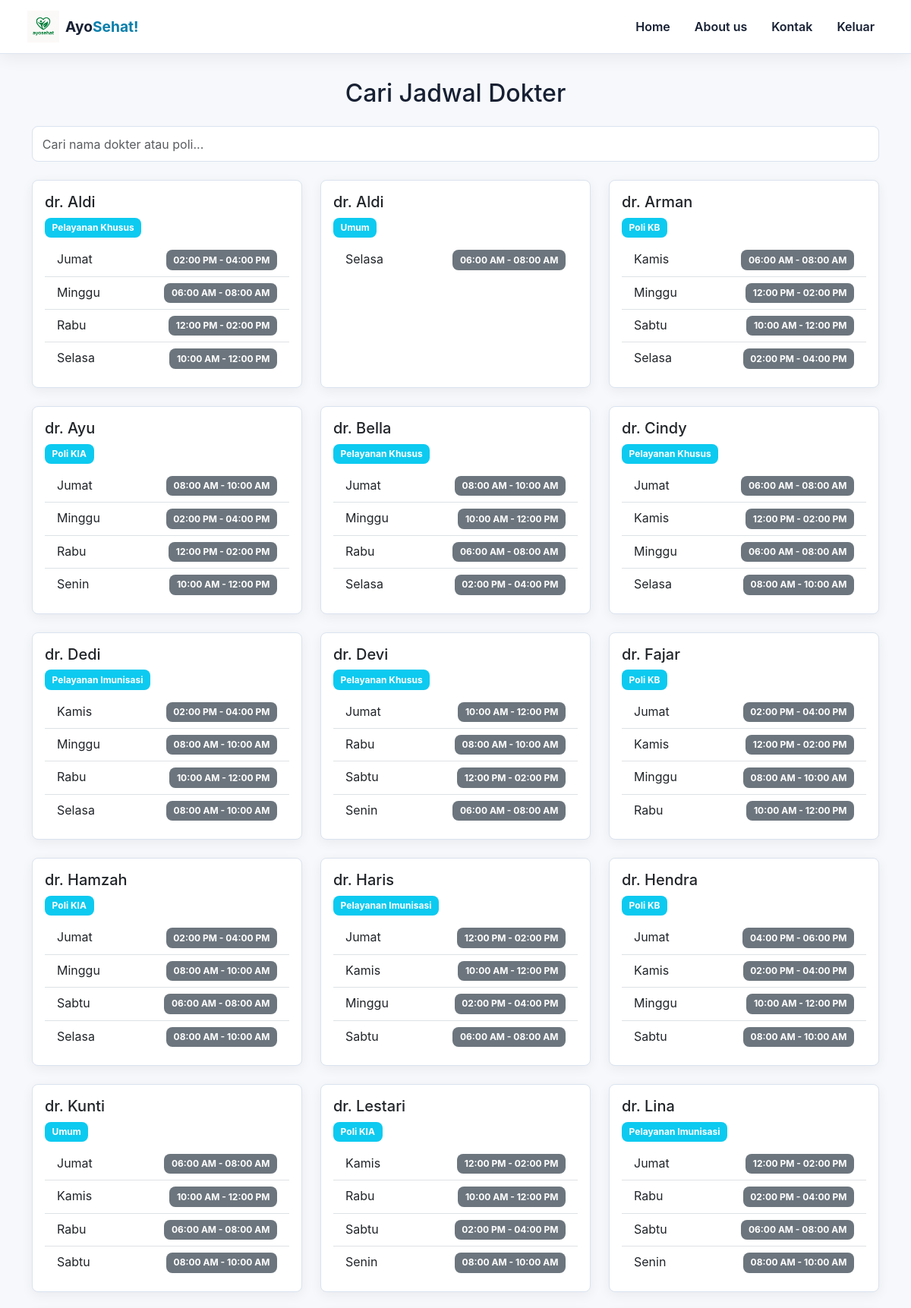
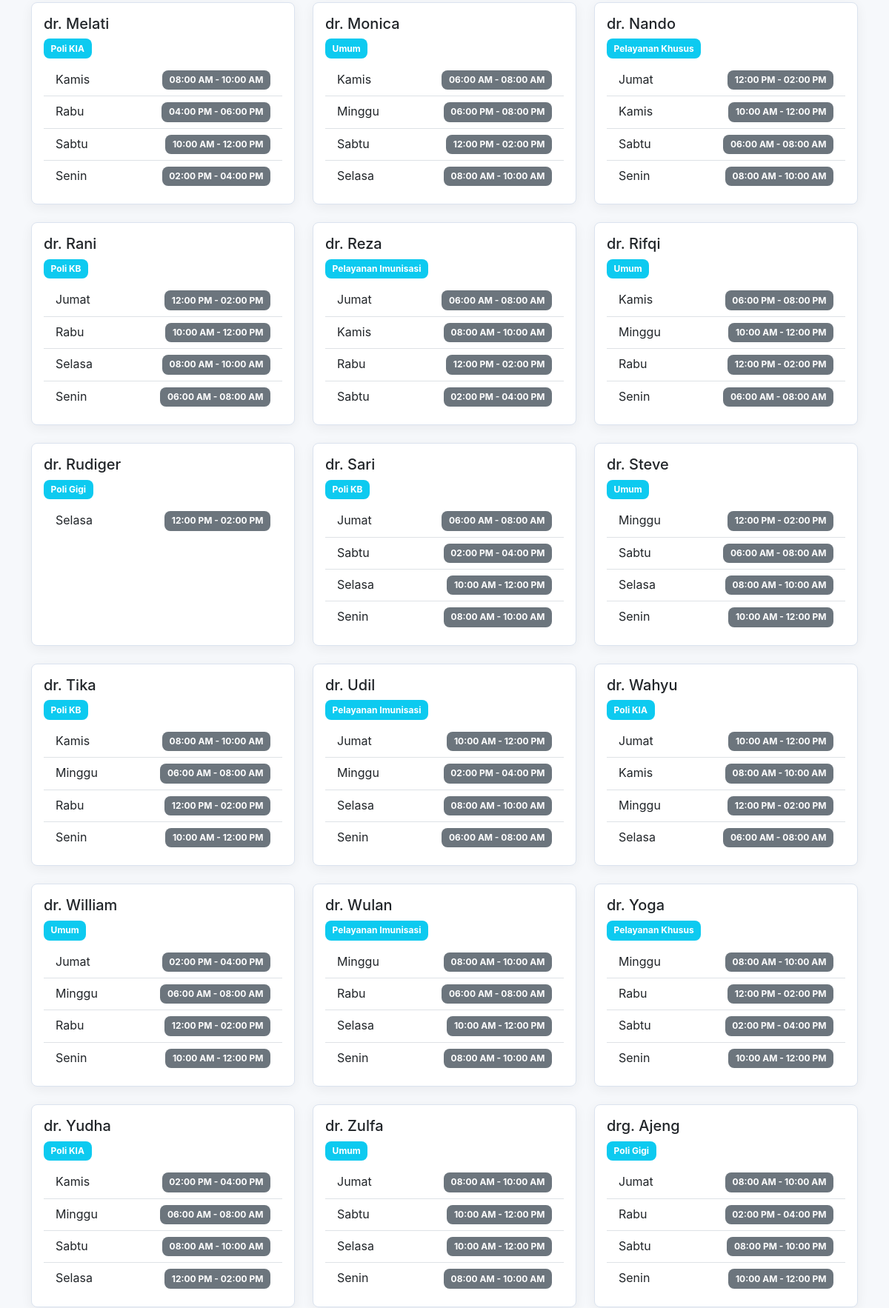
The page /user/jadwal.php (signed in, upper part) on the database its author committed (2 pictures, top to bottom).
### tables this page shows
CREATE TABLE `jadwal_dokter` (
  `id`        INT         NOT NULL AUTO_INCREMENT,
  `dokter_id` INT         NOT NULL,
  `hari`      VARCHAR(20) NOT NULL,
  `shift`     VARCHAR(50) NOT NULL,
  PRIMARY KEY (`id`),
  KEY `idx_jadwal_dokter_id` (`dokter_id`),
  CONSTRAINT `fk_jadwal_dokter`
    FOREIGN KEY (`dokter_id`) REFERENCES `dokter` (`id`)
    ON DELETE CASCADE ON UPDATE CASCADE
);

CREATE TABLE `dokter` (
  `id`   INT          NOT NULL AUTO_INCREMENT,
  `nama` VARCHAR(150) NOT NULL,
  `poli` VARCHAR(120) NOT NULL,
  PRIMARY KEY (`id`)
);

### app/helpers.php (called while the page is built, shortened)
<?php
function e(?string $value): string
{
    return htmlspecialchars((string) $value, ENT_QUOTES, 'UTF-8');
}
function formatTimeAmPm(?string $time): string
{
    $time = trim((string) $time);
    $timestamp = strtotime($time);
    return date('h:i A', $timestamp);
}
function formatTimeRangeAmPm(?string $range): string
{
    $range = trim((string) $range);
    $parts = preg_split('/\s*-\s*/', $range);
    return formatTimeAmPm($parts[0]) . ' - ' . formatTimeAmPm($parts[1]);
}

### user/jadwal.php (the view, shortened to what this page needs)
<?php
require dirname(__DIR__) . '/app/bootstrap.php';
$rows = $pdo->query('SELECT d.nama, d.poli, jd.hari, jd.shift FROM dokter d JOIN jadwal_dokter jd ON d.id = jd.dokter_id ORDER BY d.nama, jd.hari')->fetchAll();
$grouped = [];
foreach ($rows as $row) {
    $key = $row['nama'] . '|' . $row['poli'];
    $grouped[$key]['nama'] = $row['nama'];
    $grouped[$key]['poli'] = $row['poli'];
    $grouped[$key]['jadwal'][] = ['hari' => $row['hari'], 'shift' => $row['shift']];
}
?>
<div class="container py-5 page-shell">
    <h2 class="mb-4 text-center">Cari Jadwal Dokter</h2>
    <input data-search class="form-control mb-4" placeholder="Cari nama dokter atau poli...">
    <div class="row g-4">
        <?php foreach ($grouped as $doctor): ?>
            <div class="col-md-6 col-lg-4" data-search-item>
                <div class="card shadow-sm h-100">
                    <div class="card-body">
                        <h5 class="card-title"><?= e($doctor['nama']) ?></h5>
                        <span class="badge bg-info mb-2"><?= e($doctor['poli']) ?></span>
                        <ul class="list-group list-group-flush">
                            <?php foreach ($doctor['jadwal'] as $schedule): ?>
                                <li class="list-group-item d-flex justify-content-between"><?= e($schedule['hari']) ?><span class="badge bg-secondary"><?= e(formatTimeRangeAmPm($schedule['shift'])) ?></span></li>
                            <?php endforeach; ?>
                        </ul>
                    </div>
                </div>
            </div>
        <?php endforeach; ?>
    </div>
</div>

### public/css/gaya.css (style rules this page uses)
html { height: 100%; }
body { margin: 0; background-image: url("../assets/backgound.jpg"); background-size: cover; background-position: center; background-repeat: no-repeat; background-attachment: fixed; font-family: sans-serif; scroll-padding-top: 100px; min-height: 100vh; display: flex; flex-direction: column; }
h1, h2 { color: #333; }
:root { --surface: #ffffff; --page: #f6f8fb; --text: #172033; --muted: #64748b; --line: #dbe3ef; --primary: #0b7fab; --primary-strong: #075f82; --accent: #18a999; --success: #1f9d66; --danger: #d44a4a; --warning: #f2b84b; --shadow: 0 10px 28px rgba(15, 23, 42, 0.08); --shadow-soft: 0 4px 16px rgba(15, 23, 42, 0.06); --radius: 8px; }
html { background: var(--page); }
body { background: var(--page) !important; color: var(--text); font-family: "Inter", "Segoe UI", Arial, sans-serif; letter-spacing: 0; }
body::before { content: ""; position: fixed; inset: 0 0 auto 0; height: 260px; background: linear-gradient(135deg, rgba(11, 127, 171, 0.12), rgba(24, 169, 153, 0.08)); pointer-events: none; z-index: -1; }
.page-shell { padding-bottom: 48px; }
.card { border: 1px solid var(--line); border-radius: var(--radius) !important; box-shadow: var(--shadow-soft) !important; }
h1, h2, h3, h4, h5, h6 { color: var(--text); letter-spacing: 0; }
.form-control, .form-select { border: 1px solid var(--line); border-radius: 8px; padding: 0.65rem 0.8rem; }
.badge { border-radius: 8px; padding: 0.45rem 0.6rem; font-weight: 700; }

### app/layout.php (style rules this page uses)
.page-shell { padding-top: 104px !important; min-height: 100vh; }

### rows shown on the page
jadwal_dokter: dokter.nama "dr. Aldi", dokter.poli "Umum", hari "Selasa", shift "06:00 AM - 08:00 AM"
jadwal_dokter: hari "Jumat", shift "04:00 PM - 06:00 PM"
jadwal_dokter: hari "Rabu", shift "04:00 PM - 06:00 PM"
jadwal_dokter: hari "Senin", shift "02:00 PM - 04:00 PM"
jadwal_dokter: hari "Minggu", shift "06:00 PM - 08:00 PM"
jadwal_dokter: dokter.nama "dr. Rudiger", dokter.poli "Poli Gigi", hari "Selasa", shift "12:00 PM - 02:00 PM"
jadwal_dokter: hari "Sabtu", shift "08:00 PM - 10:00 PM"

### other values the page prints
$doctor['nama'] "dr. Aldi"
$doctor['poli'] "Pelayanan Khusus"
$schedule['hari'] "Jumat"
formatTimeRangeAmPm($schedule['shift']) "02:00 PM - 04:00 PM"
$schedule['hari'] "Minggu"
formatTimeRangeAmPm($schedule['shift']) "06:00 AM - 08:00 AM"
$schedule['hari'] "Rabu"
formatTimeRangeAmPm($schedule['shift']) "12:00 PM - 02:00 PM"
$schedule['hari'] "Selasa"
formatTimeRangeAmPm($schedule['shift']) "10:00 AM - 12:00 PM"
$doctor['nama'] "dr. Arman"
$doctor['poli'] "Poli KB"
$schedule['hari'] "Kamis"
$schedule['hari'] "Sabtu"
$doctor['nama'] "dr. Ayu"
